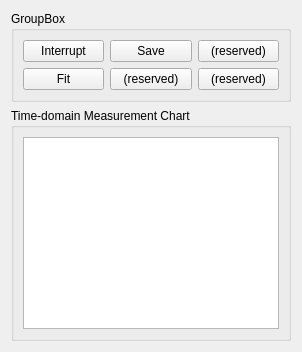
       <widget class="QWidget" name="tabODMRTime">
        <attribute name="title">
         <string>Time-domain Detecting</string>
        </attribute>
        <layout class="QVBoxLayout" name="verticalLayout_3">
         <item>
          <widget class="QGroupBox" name="groupBoxODMRTimeChartOperation">
           <property name="title">
            <string>GroupBox</string>
           </property>
           <layout class="QGridLayout" name="gridLayout_16">
            <item row="0" column="0">
             <widget class="QPushButton" name="pushButtonODMRTimeInterreupt">
              <property name="text">
               <string>Interrupt</string>
              </property>
             </widget>
            </item>
            <item row="0" column="1">
             <widget class="QPushButton" name="pushButtonODMRTimeSave">
              <property name="text">
               <string>Save</string>
              </property>
             </widget>
            </item>
            <item row="0" column="2">
             <widget class="QPushButton" name="pushButton_11">
              <property name="text">
               <string>(reserved)</string>
              </property>
             </widget>
            </item>
            <item row="1" column="0">
             <widget class="QPushButton" name="pushButtonODMRTimeFit">
              <property name="text">
               <string>Fit</string>
              </property>
             </widget>
            </item>
            <item row="1" column="1">
             <widget class="QPushButton" name="pushButton_12">
              <property name="text">
               <string>(reserved)</string>
              </property>
             </widget>
            </item>
            <item row="1" column="2">
             <widget class="QPushButton" name="pushButton_14">
              <property name="text">
               <string>(reserved)</string>
              </property>
             </widget>
            </item>
           </layout>
          </widget>
         </item>
         <item>
          <widget class="QGroupBox" name="groupBoxODMRTimeChart">
           <property name="title">
            <string>Time-domain Measurement Chart</string>
           </property>
           <layout class="QGridLayout" name="gridLayout_14">
            <item row="0" column="0">
             <widget class="QtCharts::QChartView" name="chartviewODMRTime"/>
            </item>
           </layout>
          </widget>
         </item>
        </layout>
       </widget>
